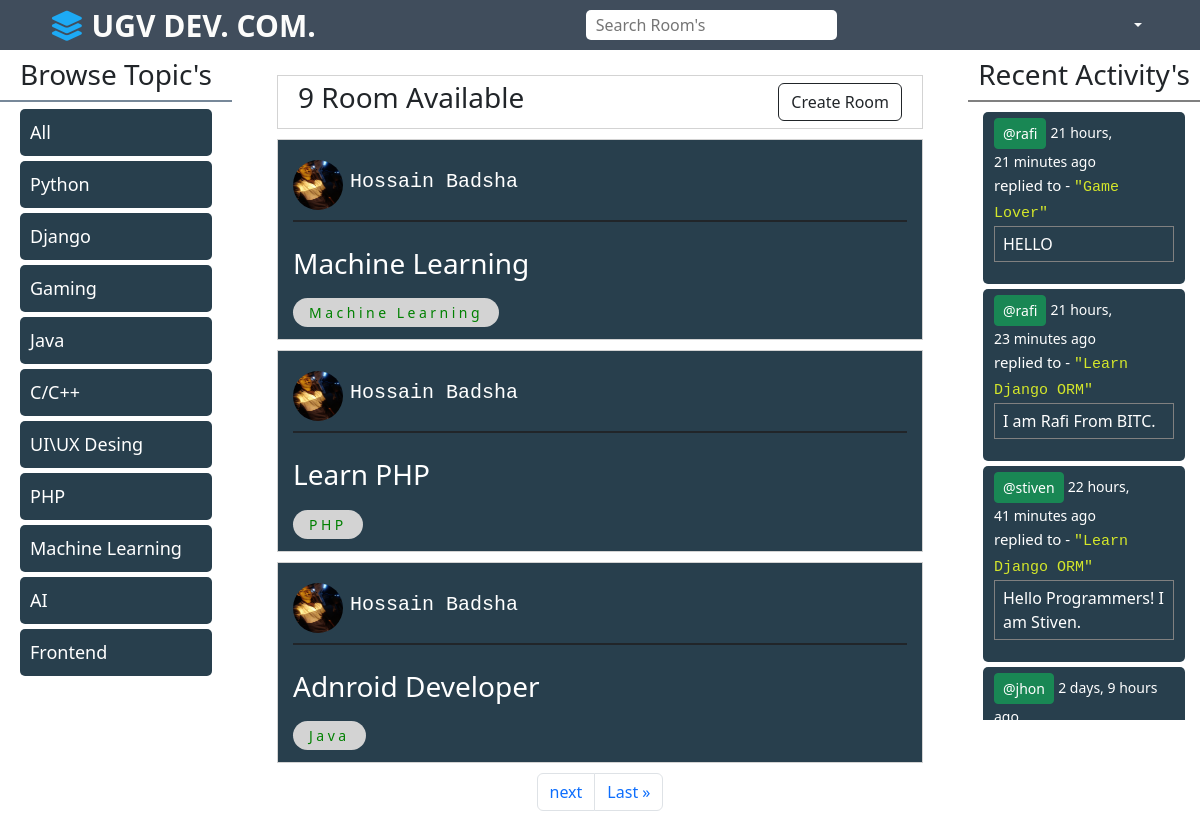
The page / on the database its author committed.
### base/models.py (models this page shows, shortened)
class Topic(models.Model):
    name = models.CharField(max_length=200)

class Room(models.Model):
    host = models.ForeignKey(User, on_delete=models.SET_NULL, null=True)
    topic = models.ForeignKey(Topic, on_delete=models.SET_NULL, null=True)
    name = models.CharField(max_length=200)
    description = models.TextField(null=True, blank=True)
    participants = models.ManyToManyField(User,related_name='participants',blank=True)
    updated = models.DateTimeField(auto_now=True)
    created = models.DateTimeField(auto_now_add=True)
    class Meta:
        ordering = ['-updated','-created']
    def __str__(self):
        return self.name

class User(AbstractUser):
    name = models.CharField(max_length=150, null=True)
    email = models.EmailField(unique=True, null=True)
    bio = models.TextField(null=True)
    avatar = models.ImageField(null = True, default= 'default.png')
    USERNAME_FIELD = 'email'
    REQUIRED_FIELDS = []

class Message(models.Model):
    user = models.ForeignKey(User, on_delete=models.CASCADE)
    room = models.ForeignKey(Room, on_delete=models.CASCADE)
    body = models.TextField()
    updated = models.DateTimeField(auto_now=True)
    created = models.DateTimeField(auto_now_add=True)
    class Meta:
        ordering = ['-updated','-created']

### base/views.py (the view)
# urls.py: path('', views.home, name='home'),
def home(request):
    q = request.GET.get('q') if request.GET.get('q') != None else ''
    rooms = Room.objects.filter(Q(topic__name__icontains=q) |
                                Q(name__icontains=q) |
                                Q(description__icontains=q))
    topic = Topic.objects.all()
    room_count = rooms.count()
    room_message = Message.objects.filter(Q(room__topic__name__icontains=q))
    p = Paginator(rooms,3)
    page_number = request.GET.get('page')
    page_obj = p.get_page(page_number)
    context = {'rooms': rooms, 'topics': topic,
               'room_count': room_count, 'room_message': room_message,'page_obj':page_obj}
    return render(request, 'base/home.html', context)

### templates/base/home.html (shortened to what this page needs)
{% extends 'main.html' %} {% block content %}
<div class="container-grid">
    <div class="grid-one">
        {% include 'base/topics_page.html' %}
    </div>
    <div class="grid-two">
        <div class="grid2-head">
            <h3>{{ room_count }} Room Available</h3>
            <a class="btn btn-outline-dark" href="{% url 'create-room' %}">Create Room</a>
        </div>
        {% include 'base/feed_page.html' %}
                <nav aria-label="Page navigation example  m-auto">
                    <ul class="pagination justify-content-center ">
                        {% if page_obj.has_next %}
                        <li class="page-item">
                            <a class="page-link" href="?page={{ page_obj.next_page_number }}">next</a>
                        </li>
                        <li class="page-item">
                            <a class="page-link" href="?page={{ page_obj.paginator.num_pages  }}">Last &raquo;</a>
                        </li>
                        {% endif %}
                    </ul>
                </nav>
    </div>
    <div grid-three>
        {% include 'base/activity_page.html' %}
    </div>
</div>
{% endblock %}

### templates/base/topics_page.html (shortened to what this page needs)
<div class="main-topic">
    <div class="head my-2 ">
        <h3>Browse Topic's</h3>
    </div>
    <div class="topic-list">
        <div class="all">
            <a href="{% url 'home' %}">All</a>
        </div>
        {% for topic in topics %}
        <div class="topic">
            <a href="{% url 'home' %}?q={{ topic.name }}">{{ topic.name }}</a>
        </div>
        {% endfor %}
    </div>
</div>

### templates/base/feed_page.html (shortened to what this page needs)
<div>
    {% for room in page_obj %}
    <div class="main-feed">
        <div class="feed-top">
            <div class="feed-user d-flex">
                <img  src="{{ room.host.avatar.url }}" alt="">
                <h3>
                    <a href="{% url 'user-profile' room.host.id %}">{{ room.host.name }}</a>
                </h3>
            </div>
        </div>
        <div class="feed-middle">
            <h3><a href="{% url 'room' room.id %}">{{ room.name }} </a></h3>
        </div>
        <div class="feed-bottom">
            <small>{{ room.topic.name }}</small>
        </div>
    </div>
    {% endfor %}
</div>

### templates/base/activity_page.html (shortened to what this page needs)
<div class="main-activity">
    <div class="head my-2 ">
        <h3>Recent Activity's </h3>
    </div>
    <div class="activity-list">
        {% for message in room_message %}
        <div class="activity">
            <div class="user-info">
                <strong
                        class=""><a class="btn btn-sm btn-success" href="{% url 'user-profile' message.user.id %}">@{{ message.user.username }}</a></strong>
                <small class="">{{ message.created|timesince}} ago</small>
            </div>
            <div class="activity-msg">
                <small>replied to - <span> "{{ message.room }}" </span> </small>
                <p>{{ message.body }}</p>
            </div>
        </div>
        {% endfor %}
    </div>
</div>

### templates/main.html (style rules this page uses)
a { text-decoration:none; }

### templates/base/home.html (style rules this page uses)
.container-grid { display:grid; grid-template-columns:1fr 3fr 1fr; grid-gap:20px; }
.grid-two { padding: 25px; box-sizing: border-box; }
.grid2-head { display: flex; justify-content: space-between; padding: 5px 20px; border: 1px solid lightgray; align-items: center; margin-bottom: 10px; }

### templates/base/topics_page.html (style rules this page uses)
.head h3 { text-align:center; }
.topic-list { padding: 7px 20px; font-size: 18px; font-weight: 500; box-sizing: border-box; border-top: 2px solid lightslategray; height:620px; overflow-y:scroll; }
.all a { color: white; background: #283f4d; display: inherit; padding: 10px; border: none; margin-bottom: 5px; border-radius: 5px; }
.topic a { color: white; background: #283f4d; display: inherit; padding: 10px; border: none; margin-bottom: 5px; border-radius: 5px; }

### templates/base/feed_page.html (style rules this page uses)
.main-feed { box-sizing: border-box; background-color: #283f4d; margin-bottom: 10px; padding: 15px; position: relative; border:1px solid lightgrey; }
.feed-top { display: flex; justify-content: space-between; border-bottom: 2px solid; padding-bottom: 10px; margin-bottom: 10px; }
.feed-user h3 a { font-size: 20px; font-weight: 500; color: #fff !important; margin-left: 7px; font-family: monospace; }
.feed-bottom { margin-top: 20px; }
.feed-bottom small { color: green; font-weight: 500; letter-spacing: 0.25em; }
.feed-bottom small { border: 1px solid transparent; padding: 4px 15px; border-radius: 20px; background: lightgray; }
.feed-middle { border: none; margin-top: 0; padding-top: 15px; }
.feed-middle h3 a { color: white; }
.feed-user img { width: 50px; height: 50px; border-radius: 50%; }
.feed-user { margin-top: 5px; }

### templates/base/activity_page.html (style rules this page uses)
.activity-list { border-top: 2px solid grey; padding: 10px 15px; box-sizing: border-box; height:620px; overflow-y:scroll; }
.activity { border: 1px solid transparent; margin-bottom: 5px; padding: 5px 10px; border-radius: 5px; background-color: #283f4d; color:#ffffff; }
.activity-msg small { font-size: 15px; }
.activity-msg small span { color: #d4e72a; font-weight: 500; font-family: monospace; }

### rows shown on the page
Topic: name "Python"
Topic: name "Django"
Topic: name "Gaming"
Topic: name "Java"
Topic: name "C/C++"
Topic: name "UI\\UX Desing"
Topic: name "PHP"
Topic: name "Machine Learning"
Topic: name "AI"
Topic: name "Frontend"
Room: host.avatar (picture), host.name "Hossain Badsha", name "Machine Learning", topic.name "Machine Learning"
Room: host.avatar (picture), host.name "Hossain Badsha", name "Learn PHP", topic.name "PHP"
Room: host.avatar (picture), host.name "Hossain Badsha", name "Adnroid Developer", topic.name "Java"
Message: user.username "rafi", created "21 hours, 21 minutes", room "Game Lover", body "HELLO"
Message: user.username "rafi", created "21 hours, 23 minutes", room "Learn Django ORM", body "I am Rafi From BITC."
Message: user.username "stiven", created "22 hours, 41 minutes", room "Learn Django ORM", body "Hello Programmers! I am Stiven."
Message: user.username "jhon", created "2 days, 9 hours"

### other values the page prints
{{ room_count }} "9"
